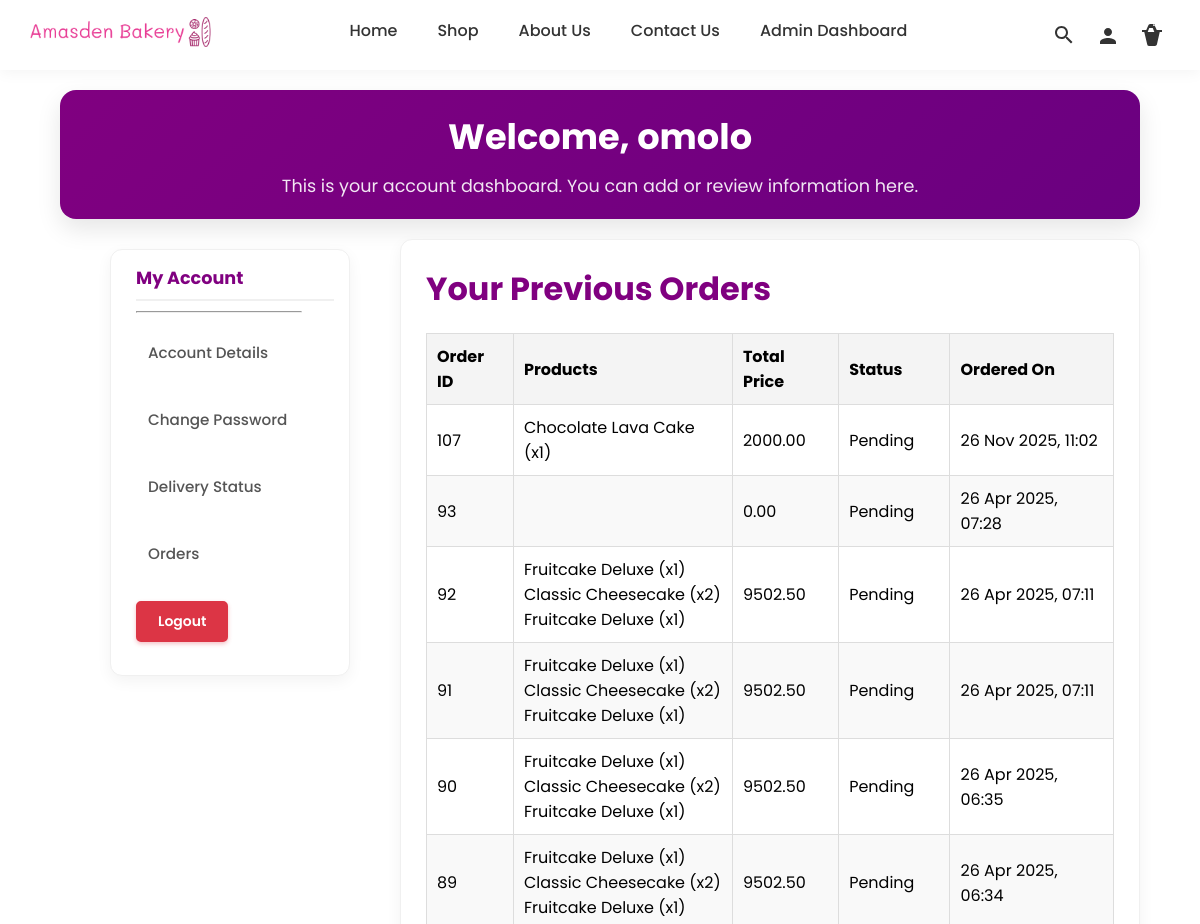
The page /user_dashboard/orders/ (signed in, upper part) on the database as committed earlier.
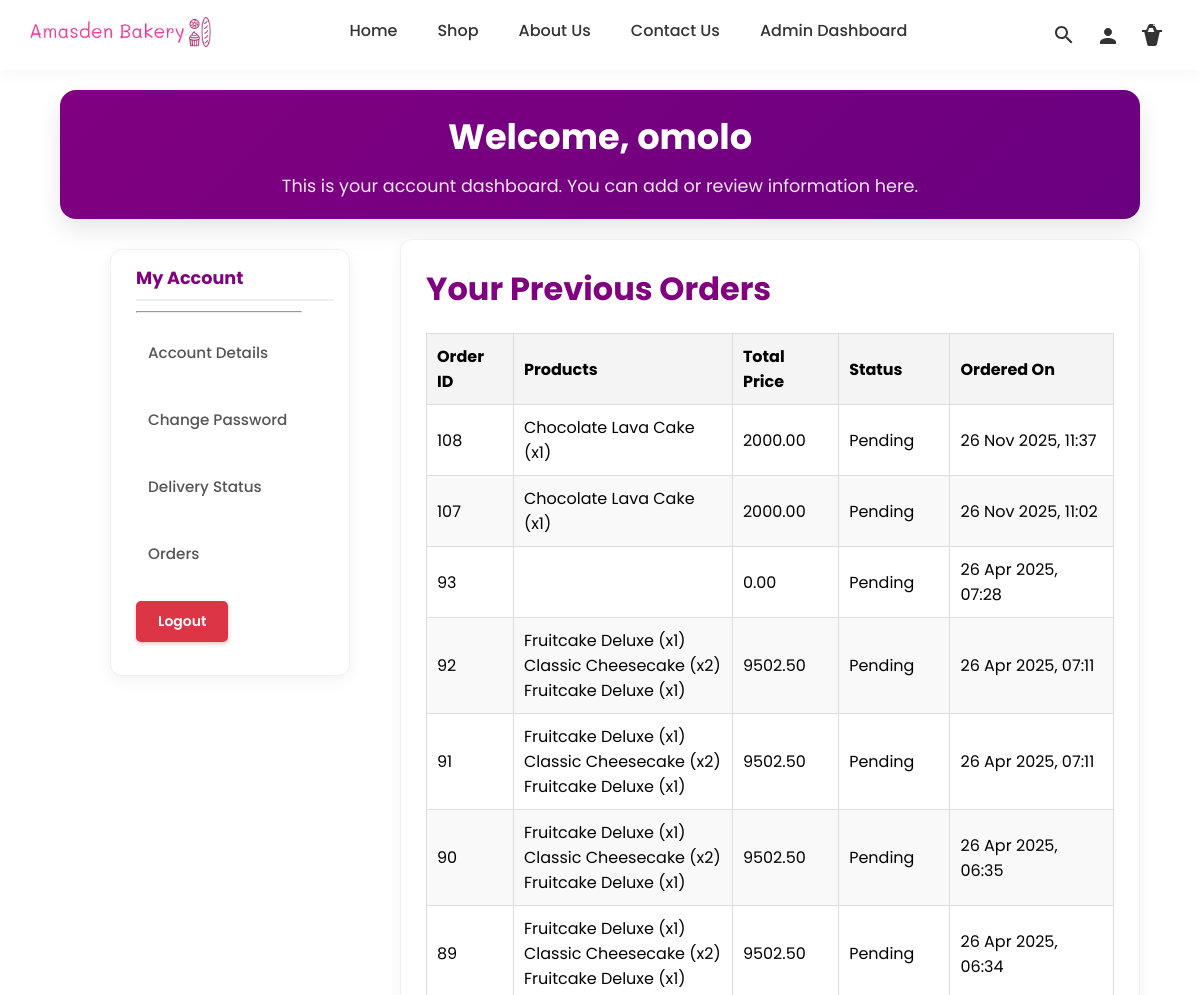
The same page on the database as committed later.
### bakery/models.py (models this page shows, shortened)
class Order(models.Model):
    STATUS_CHOICES = [
        ('Pending', 'Pending'),
        ('In Progress', 'In Progress'),
        ('Completed', 'Completed'),
        ('Cancelled', 'Cancelled'),
    ]
    PAYMENT_STATUS_CHOICES = [
        ('Pending', 'Pending'),
        ('Completed', 'Completed'),
        ('Failed', 'Failed'),
        ('Cancelled', 'Cancelled'),
    ]
    user = models.ForeignKey(User, on_delete=models.CASCADE, null=True, blank=True)
    cart = models.ForeignKey(Cart, on_delete=models.CASCADE, null=True, blank=True)
    status = models.CharField(max_length=20, choices=STATUS_CHOICES, default='Pending')
    created_at = models.DateTimeField(auto_now_add=True)
    estimated_delivery_time = models.DateTimeField(blank=True, null=True)
    total_price = models.DecimalField(max_digits=10, decimal_places=2, default=0)
    payment_status = models.CharField(max_length=20, choices=PAYMENT_STATUS_CHOICES, default='Pending')
    phone_number = models.CharField(max_length=15, blank=True, null=True)
    address = models.CharField(max_length=255, blank=True, null=True)
    checkout_request_id = models.CharField(max_length=255, blank=True, null=True)
    class Meta:
        indexes = [
            models.Index(fields=['status', 'payment_status']),
        ]

class OrderItem(models.Model):
    order = models.ForeignKey(Order, on_delete=models.CASCADE, related_name='order_items')
    product = models.ForeignKey(BakeryItem, on_delete=models.CASCADE)
    quantity = models.PositiveIntegerField()
    total_price = models.DecimalField(max_digits=10, decimal_places=2)
    timestamp = models.DateTimeField(auto_now_add=True)

class BakeryItem(models.Model):
    name = models.CharField(max_length=100, unique=True)
    description = models.TextField()
    price = models.DecimalField(max_digits=6, decimal_places=2)
    image = models.ImageField(upload_to='bakery_images/')
    available = models.BooleanField(default=True)
    slug = models.SlugField(unique=True, blank=True)
    category = models.ForeignKey(Category, on_delete=models.CASCADE, related_name='items', null=True, blank=True)
    ingredients = models.TextField(blank=True)
    sales = models.IntegerField(default=0)

### user_dashboard/views.py (the view)
# urls.py: path('orders/', views.orders, name='orders'),
@login_required
def orders(request):
    orders = Order.objects.filter(user=request.user).order_by('-created_at')
    return render(request, 'user_dashboard/orders.html', {'orders': orders})

### bakery/context_processors.py (called while the page is built)
def global_footer_context(request):
    footer_categories = Category.objects.all()
    category_slug = request.GET.get('category')
    return {
        'footer_categories': footer_categories,
    }

### bakery/templates/user_dashboard/orders.html
{% extends 'user_dashboard/template.html' %}
{% block dashboard_content %}
<h2>Your Previous Orders</h2>
{% if orders %}
    <table class="generic-table">
        <thead>
            <tr>
                <th>Order ID</th>
                <th>Products</th>
                <th>Total Price</th>
                <th>Status</th>
                <th>Ordered On</th>
            </tr>
        </thead>
        <tbody>
            {% for order in orders %}
                <tr>
                    <td>{{ order.id }}</td>
                    <td>
                        <ul>
                            {% for item in order.order_items.all %}
                                <li>{{ item.product.name }} (x{{ item.quantity }})</li>
                            {% endfor %}
                        </ul>
                    </td>
                    <td>{{ order.total_price }}</td>
                    <td>{{ order.status }}</td>
                    <td>{{ order.created_at|date:"d M Y, H:i" }}</td>
                </tr>
            {% endfor %}
        </tbody>
    </table>
{% else %}
    <p>You have no orders yet.</p>
{% endif %}
{% endblock %}

Rows that differ between the two databases and show on the page:
added Order: id "108", total_price "2000.00", status "Pending", created_at "26 Nov 2025, 11:37"
added OrderItem: product.name "Chocolate Lava Cake", quantity "1", shown under "108"
